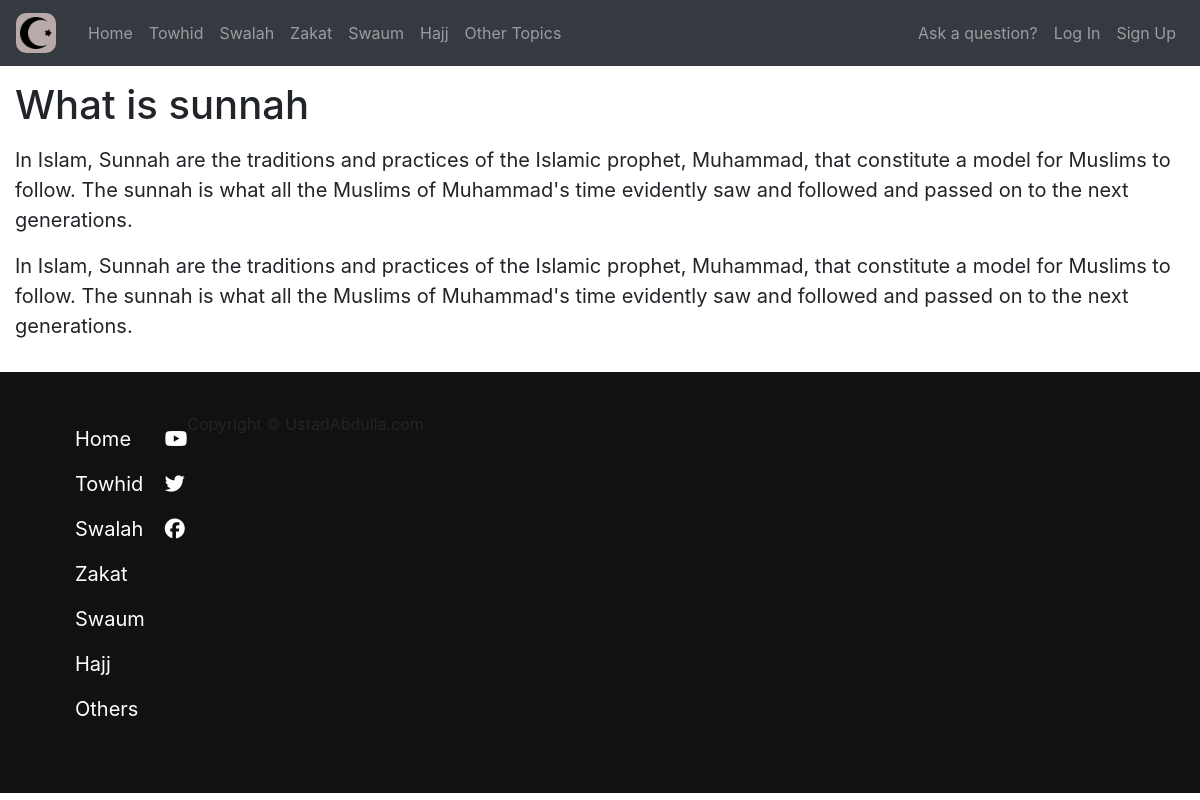
The app's page /home//what-is-sunnah with its own data.
### home/models.py (models this page shows, shortened)
class Article_Post(models.Model):
    title = models.CharField(max_length=50)
    slug = models.SlugField(null=True)
    content = models.TextField()
    date_posted = models.DateTimeField(default=timezone.now)

### home/views.py (the view)
# urls.py: path('/<slug:my_slug>', views.home_article_detail, name='home-article-detail'),
def home_article_detail(request, my_slug):
     articles = Article_Post.objects.get(slug = my_slug)
     my_context = {
          'articles': articles
     }
     return render(request, 'home/article-detail.html', my_context)

### home/templates/home/article-detail.html
{% extends 'base.html' %}
{% block content %}
<div class="paragraphs">
      <h1>{{ articles.title }}</h1>
      <p>{{ articles.content|linebreaks }}</p>
</div>
{% endblock content %}

### static/base.css (style rules this page uses)
* { margin: 0; padding: 0; }
body { font-family: 'PT Sans', sans-serif, 'Roboto'; }
.paragraphs { font-size: 20px; padding: 15px; }

### records on screen
Article_Post: title "What is sunnah", content "In Islam, Sunnah are the traditions and practices of the Islamic prophet, Muhammad, that constitute a model for Muslims to follow. The sunnah is what all the Muslims of Muhammad's time evidently saw and followed and passed on to the next generations. In Islam, Sunnah are the traditions and practices of the Islamic prophet, Muhammad, that constitute a model for Muslims to follow. The sunnah is what all the Muslims of Muhammad's time evidently saw and followed and passed on to the next generations."
